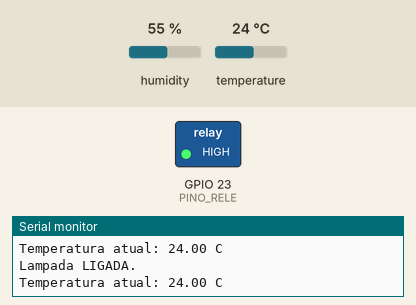
Bench run of a program on a simulated ESP32. On the bench: switched loads named in the program (green lamp = pin HIGH), the last lines printed to the serial monitor. The inputs (shaded band) are chosen by the test bench; at power-on: temperature 24 °C, humidity 55 %.

Above: at 10.8 s.
10.9 s: temperature set to 32 °C
18.4 s: temperature set to 35 °C
At 21.2 s:
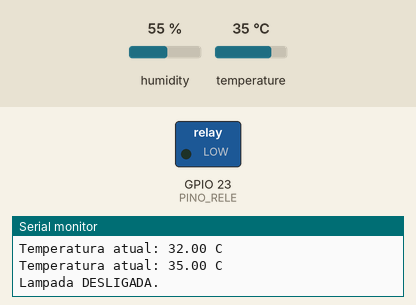
25.9 s: temperature set to 31 °C
33.4 s: temperature set to 28 °C
At 36.3 s:
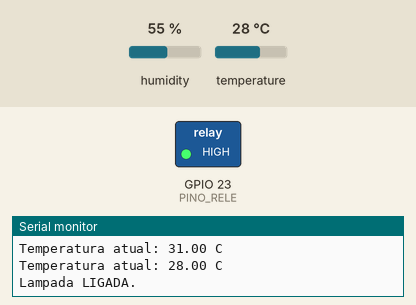
40.9 s: temperature set to 41 °C
At 46.3 s:
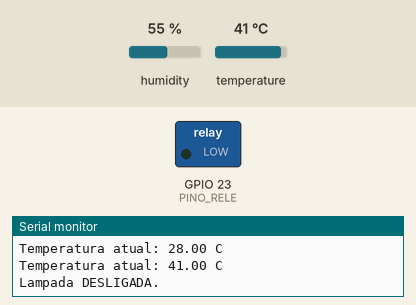
Timing chart, 0 to 47.8 s (numbered marks = the images above; inputs shaded):
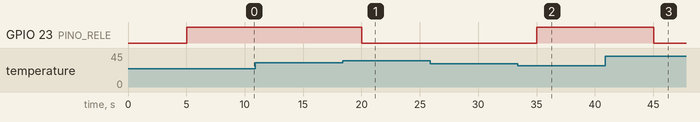

Measured:
- the behaviour switches between 33 and 34 °C on temperature (found by bisection; images 0 and 1)
- the behaviour switches between 30 and 29 °C on temperature (found by bisection; images 1 and 2)
- after the input at 18.4 s, GPIO 23 (PINO_RELE): HIGH → LOW after 1.6 s
- after the input at 33.4 s, GPIO 23 (PINO_RELE): LOW → HIGH after 1.6 s
- after the input at 40.9 s, GPIO 23 (PINO_RELE): HIGH → LOW after 4.1 s

The program:

main.cpp
```cpp
/*
Programa: Controle Temperatura ESP32
Autor: Arthur Oliveira
Data da Modificacao: 27/06/2025
Descricao: Leitura de temperatura via DHT11 e controle de lampada por rele com faixa de histerese
Licenca: CC BY
*/

#include <Arduino.h>
#include "temp_controller.h"
#include "relay_actuator.h"

// === CONFIGURACOES GERAIS ===
static constexpr uint8_t     PINO_DHT     = 4;      // pino do sensor
static constexpr uint8_t     TIPO_DHT     = DHT11;  // tipo do DHT
static constexpr float       TEMP_MIN     = 30.0;   // ligar abaixo deste valor
static constexpr float       TEMP_MAX     = 33.0;   // desligar acima deste valor
static constexpr uint8_t     PINO_RELE    = 23;     // pino de controle do rele
static constexpr unsigned long INTERVALO_MS = 5000; // intervalo de leitura (ms)

// Instancias dos modulos
TempController tempCtrl(PINO_DHT, TIPO_DHT, TEMP_MIN, TEMP_MAX, INTERVALO_MS);
RelayActuator  rele(PINO_RELE);

void setup() {
  Serial.begin(115200);
  tempCtrl.begin();  // inicia DHT e temporizador
  rele.begin();      // configura pino do rele
  Serial.println("Sistema de controle de temperatura iniciado.");
}

void loop() {
  // so prossegue quando ha nova leitura disponivel
  if (!tempCtrl.update()) {
    return;
  }

  float temp = tempCtrl.getTemperature();
  if (isnan(temp)) {
    Serial.println("Erro ao ler a temperatura!");
    return;
  }

  Serial.printf("Temperatura atual: %.2f C\n", temp);

  // Histerese: evita acionamentos frequentes
  if (!rele.isOn() && tempCtrl.shouldTurnOn()) {
    rele.turnOn();
    Serial.println("Lampada LIGADA.");
  }
  else if (rele.isOn() && tempCtrl.shouldTurnOff()) {
    rele.turnOff();
    Serial.println("Lampada DESLIGADA.");
  }
}
```
